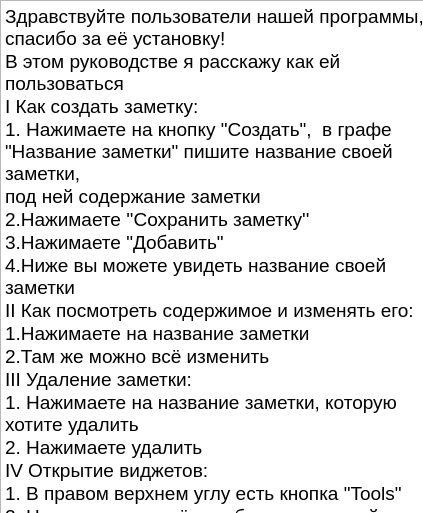
<?xml version="1.0" encoding="UTF-8"?>
<ui version="4.0">
 <class>MainWindow</class>
 <widget class="QMainWindow" name="MainWindow">
  <property name="geometry">
   <rect>
    <x>0</x>
    <y>0</y>
    <width>423</width>
    <height>513</height>
   </rect>
  </property>
  <property name="windowTitle">
   <string>MainWindow</string>
  </property>
  <widget class="QWidget" name="centralwidget">
   <widget class="QTextBrowser" name="textBrowser">
    <property name="geometry">
     <rect>
      <x>0</x>
      <y>0</y>
      <width>471</width>
      <height>521</height>
     </rect>
    </property>
    <property name="html">
     <string>&lt;!DOCTYPE HTML PUBLIC &quot;-//W3C//DTD HTML 4.0//EN&quot; &quot;http://www.w3.org/TR/REC-html40/strict.dtd&quot;&gt;
&lt;html&gt;&lt;head&gt;&lt;meta name=&quot;qrichtext&quot; content=&quot;1&quot; /&gt;&lt;style type=&quot;text/css&quot;&gt;
p, li { white-space: pre-wrap; }
&lt;/style&gt;&lt;/head&gt;&lt;body style=&quot; font-family:'MS Shell Dlg 2'; font-size:8.25pt; font-weight:400; font-style:normal;&quot;&gt;
&lt;p style=&quot; margin-top:0px; margin-bottom:0px; margin-left:0px; margin-right:0px; -qt-block-indent:0; text-indent:0px;&quot;&gt;&lt;span style=&quot; font-size:14pt;&quot;&gt;Здравствуйте пользователи нашей программы, спасибо за её установку!&lt;/span&gt;&lt;/p&gt;
&lt;p style=&quot; margin-top:0px; margin-bottom:0px; margin-left:0px; margin-right:0px; -qt-block-indent:0; text-indent:0px;&quot;&gt;&lt;span style=&quot; font-size:14pt;&quot;&gt;В этом руководстве я расскажу как ей пользоваться &lt;/span&gt;&lt;/p&gt;
&lt;p style=&quot; margin-top:0px; margin-bottom:0px; margin-left:0px; margin-right:0px; -qt-block-indent:0; text-indent:0px;&quot;&gt;&lt;span style=&quot; font-size:14pt;&quot;&gt;I Как создать заметку:&lt;/span&gt;&lt;/p&gt;
&lt;p style=&quot; margin-top:0px; margin-bottom:0px; margin-left:0px; margin-right:0px; -qt-block-indent:0; text-indent:0px;&quot;&gt;&lt;span style=&quot; font-size:14pt;&quot;&gt;1. Нажимаете на кнопку &amp;quot;Создать&amp;quot;,  в графе &amp;quot;Название заметки&amp;quot; пишите название своей заметки,&lt;/span&gt;&lt;/p&gt;
&lt;p style=&quot; margin-top:0px; margin-bottom:0px; margin-left:0px; margin-right:0px; -qt-block-indent:0; text-indent:0px;&quot;&gt;&lt;span style=&quot; font-size:14pt;&quot;&gt;под ней содержание заметки&lt;/span&gt;&lt;/p&gt;
&lt;p style=&quot; margin-top:0px; margin-bottom:0px; margin-left:0px; margin-right:0px; -qt-block-indent:0; text-indent:0px;&quot;&gt;&lt;span style=&quot; font-size:14pt;&quot;&gt;2.Нажимаете ''Сохранить заметку''&lt;/span&gt;&lt;/p&gt;
&lt;p style=&quot; margin-top:0px; margin-bottom:0px; margin-left:0px; margin-right:0px; -qt-block-indent:0; text-indent:0px;&quot;&gt;&lt;span style=&quot; font-size:14pt;&quot;&gt;3.Нажимаете &amp;quot;Добавить&amp;quot;&lt;/span&gt;&lt;/p&gt;
&lt;p style=&quot; margin-top:0px; margin-bottom:0px; margin-left:0px; margin-right:0px; -qt-block-indent:0; text-indent:0px;&quot;&gt;&lt;span style=&quot; font-size:14pt;&quot;&gt;4.Ниже вы можете увидеть название своей заметки&lt;/span&gt;&lt;/p&gt;
&lt;p style=&quot; margin-top:0px; margin-bottom:0px; margin-left:0px; margin-right:0px; -qt-block-indent:0; text-indent:0px;&quot;&gt;&lt;span style=&quot; font-size:14pt;&quot;&gt;II Как посмотреть содержимое и изменять его:&lt;/span&gt;&lt;/p&gt;
&lt;p style=&quot; margin-top:0px; margin-bottom:0px; margin-left:0px; margin-right:0px; -qt-block-indent:0; text-indent:0px;&quot;&gt;&lt;span style=&quot; font-size:14pt;&quot;&gt;1.Нажимаете на название заметки&lt;/span&gt;&lt;/p&gt;
&lt;p style=&quot; margin-top:0px; margin-bottom:0px; margin-left:0px; margin-right:0px; -qt-block-indent:0; text-indent:0px;&quot;&gt;&lt;span style=&quot; font-size:14pt;&quot;&gt;2.Там же можно всё изменить&lt;/span&gt;&lt;/p&gt;
&lt;p style=&quot; margin-top:0px; margin-bottom:0px; margin-left:0px; margin-right:0px; -qt-block-indent:0; text-indent:0px;&quot;&gt;&lt;span style=&quot; font-size:14pt;&quot;&gt;III Удаление заметки:&lt;/span&gt;&lt;/p&gt;
&lt;p style=&quot; margin-top:0px; margin-bottom:0px; margin-left:0px; margin-right:0px; -qt-block-indent:0; text-indent:0px;&quot;&gt;&lt;span style=&quot; font-size:14pt;&quot;&gt;1. Нажимаете на название заметки, которую хотите удалить &lt;/span&gt;&lt;/p&gt;
&lt;p style=&quot; margin-top:0px; margin-bottom:0px; margin-left:0px; margin-right:0px; -qt-block-indent:0; text-indent:0px;&quot;&gt;&lt;span style=&quot; font-size:14pt;&quot;&gt;2. Нажимаете удалить&lt;/span&gt;&lt;/p&gt;
&lt;p style=&quot; margin-top:0px; margin-bottom:0px; margin-left:0px; margin-right:0px; -qt-block-indent:0; text-indent:0px;&quot;&gt;&lt;span style=&quot; font-size:14pt;&quot;&gt;IV Открытие виджетов:&lt;/span&gt;&lt;/p&gt;
&lt;p style=&quot; margin-top:0px; margin-bottom:0px; margin-left:0px; margin-right:0px; -qt-block-indent:0; text-indent:0px;&quot;&gt;&lt;span style=&quot; font-size:14pt;&quot;&gt;1. В правом верхнем углу есть кнопка &amp;quot;Tools&amp;quot;&lt;/span&gt;&lt;/p&gt;
&lt;p style=&quot; margin-top:0px; margin-bottom:0px; margin-left:0px; margin-right:0px; -qt-block-indent:0; text-indent:0px;&quot;&gt;&lt;span style=&quot; font-size:14pt;&quot;&gt;2. Нажимаете на неё и выбираете нужный виджет и также в &amp;quot;Tools&amp;quot; можно удалить все заметки, нажав на кнопку ''Delete all''&lt;/span&gt;&lt;/p&gt;
&lt;p style=&quot;-qt-paragraph-type:empty; margin-top:0px; margin-bottom:0px; margin-left:0px; margin-right:0px; -qt-block-indent:0; text-indent:0px; font-size:14pt;&quot;&gt;&lt;br /&gt;&lt;/p&gt;&lt;/body&gt;&lt;/html&gt;</string>
    </property>
   </widget>
  </widget>
  <widget class="QMenuBar" name="menubar">
   <property name="geometry">
    <rect>
     <x>0</x>
     <y>0</y>
     <width>423</width>
     <height>20</height>
    </rect>
   </property>
  </widget>
 </widget>
 <resources/>
 <connections/>
</ui>
